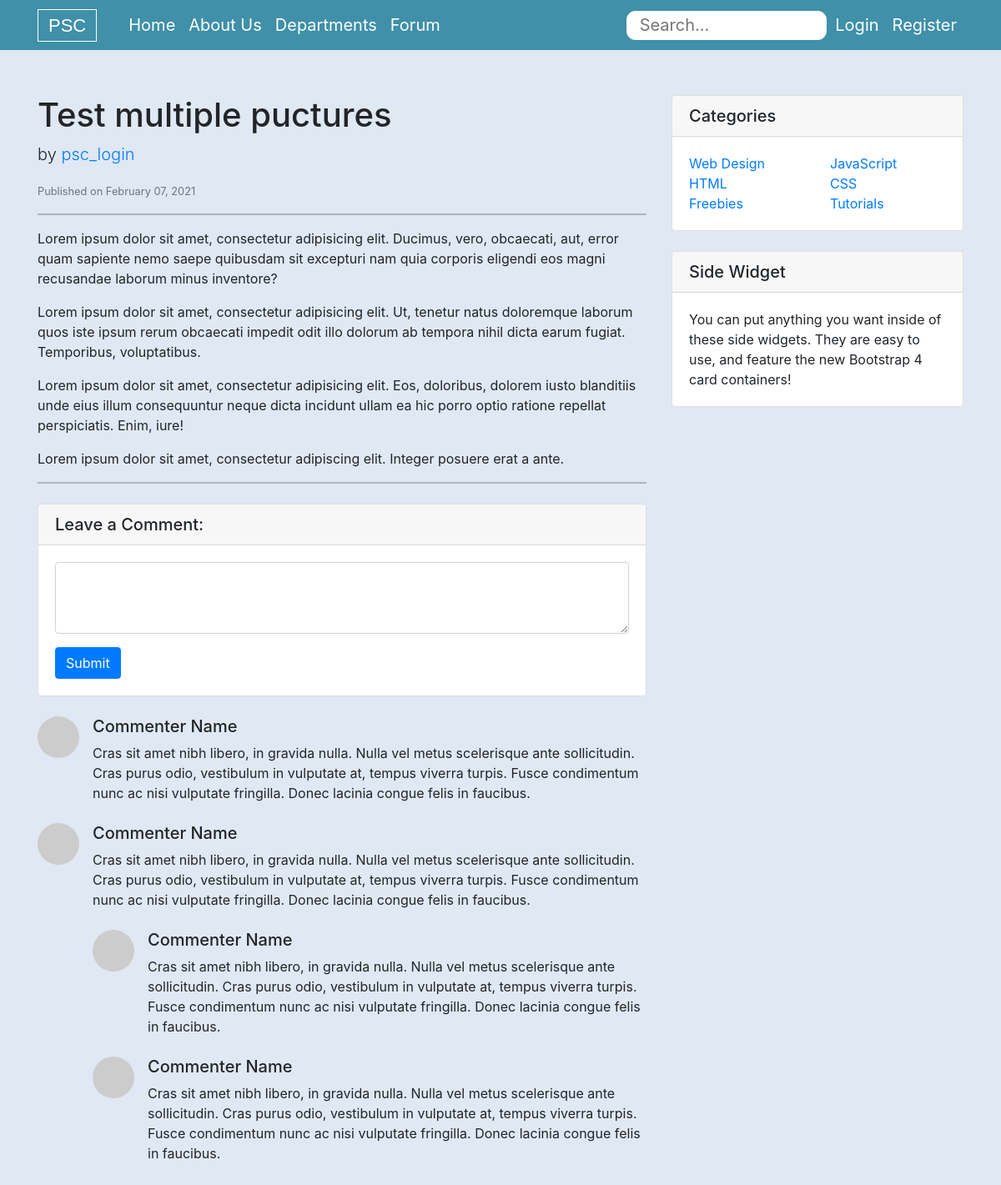
The app's page /post/121/test-multiple-pictures/, older data.
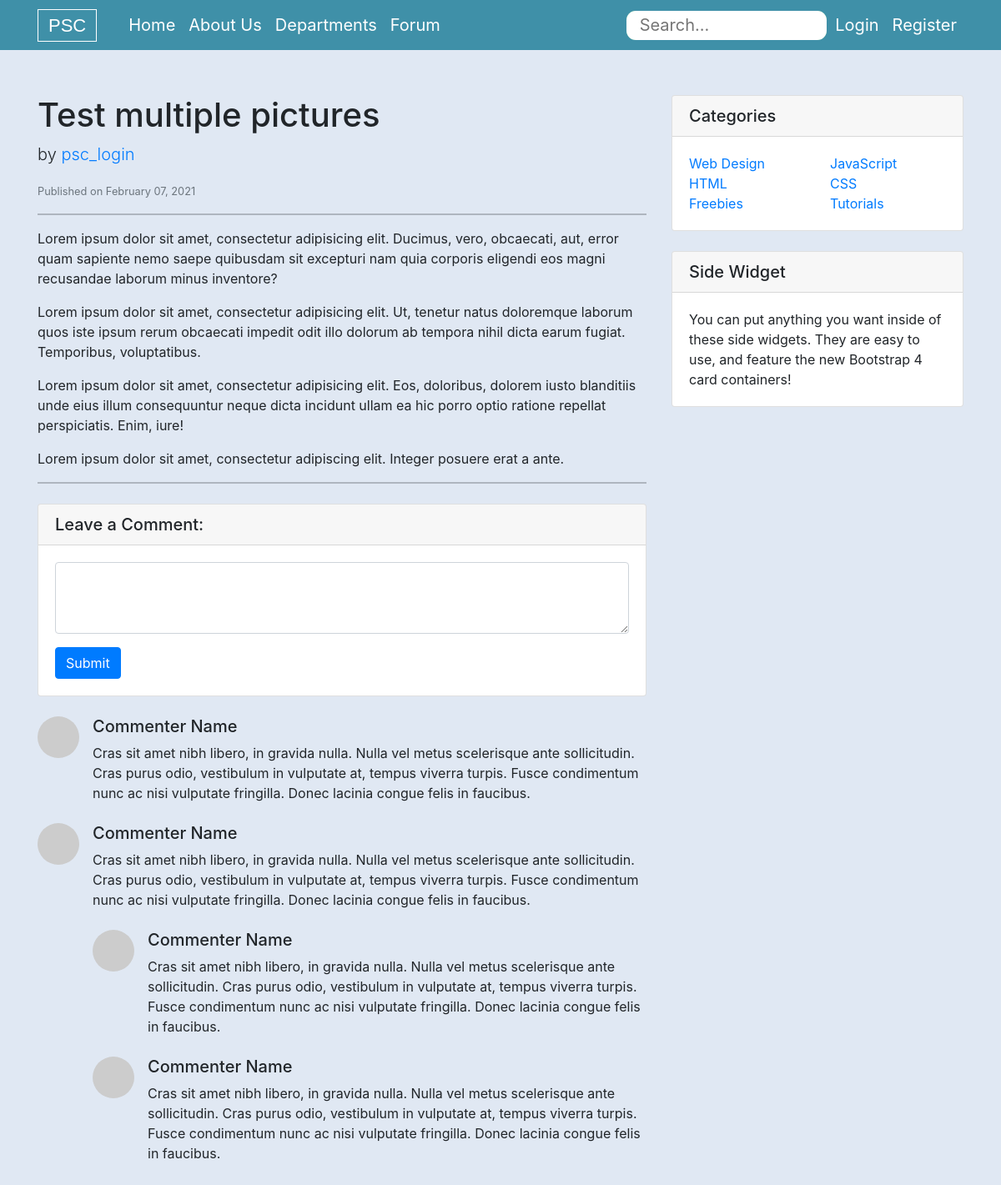
The same page, newer data.
### forum/models.py (models this page shows, shortened)
class Post(models.Model):
    STATUS_CHOICES = (
        ('draft', 'Draft'),
        ('published', 'Published'),
    )
    subject_name = models.ForeignKey(Subject, on_delete=models.CASCADE, related_name='posts', default=1)
    title = models.CharField(max_length=250)
    slug = models.SlugField(max_length=250, unique_for_date='publish')
    author = models.ForeignKey(User, on_delete=models.CASCADE, related_name='blog_posts')
    body = models.TextField()
    publish = models.DateTimeField(default=timezone.now)
    created = models.DateTimeField(auto_now_add=True)
    updated = models.DateTimeField(auto_now=True)
    status = models.CharField(max_length=10,choices=STATUS_CHOICES, default='draft')
    objects = models.Manager() #default manager
    published = PublishedManager() #Custome manager
    class Meta:
        ordering = ('-publish',)

### forum/views.py (the view)
# urls.py: path('post/<int:pk>/<slug:post>/', views.PostDetailView.as_view(), name='post_detail'),
class PostDetailView(DetailView):
    template_name = 'forum/detailed_2.html'
    model = Post

### forum/context_processors.py (called while the page is built)
def departments_contexts(request):
    departments = Department.objects.all()
    return {'departments': departments}

### forum/models.py (called while the page is built)
    def get_absolute_url(self):
        return reverse('forum:subject', kwargs={"dept_id" : self.id})

### forum/templates/forum/detailed_2.html (shortened to what the changed rows need)
{% extends "forum/base.html" %}
{% block content %}
  <div class="container">
    <div class="row">
      <div class="col-lg-8">
        <h1 class="mt-4">{{ post.title }}</h1>
        <div class="row">
          <div class="col">
            <p class="lead">
              by
              <a href="#">{{ post.author }}</a>
            </p>
          </div>
          <div class="col-auto">
          </div>
        </div>
        <small class="text-muted">Published on {{ post.publish|date:"F d, Y" }}</small>
        <hr>
        {{ post.body|safe|linebreaks }}
        <hr>
        <div class="card my-4">
          <h5 class="card-header">Leave a Comment:</h5>
          <div class="card-body">
          </div>
        </div>
        <div class="media mb-4">
          <img class="d-flex mr-3 rounded-circle" src="http://placehold.it/50x50" alt="">
          <div class="media-body">
          </div>
        </div>
        <div class="media mb-4">
          <img class="d-flex mr-3 rounded-circle" src="http://placehold.it/50x50" alt="">
          <div class="media-body">
          </div>
        </div>
      </div>
    </div>
  </div>
{% endblock %}

Row changes from the older to the newer data that the page shows:
changed Post "psc_login": title "Test multiple puctures" → "Test multiple pictures"
